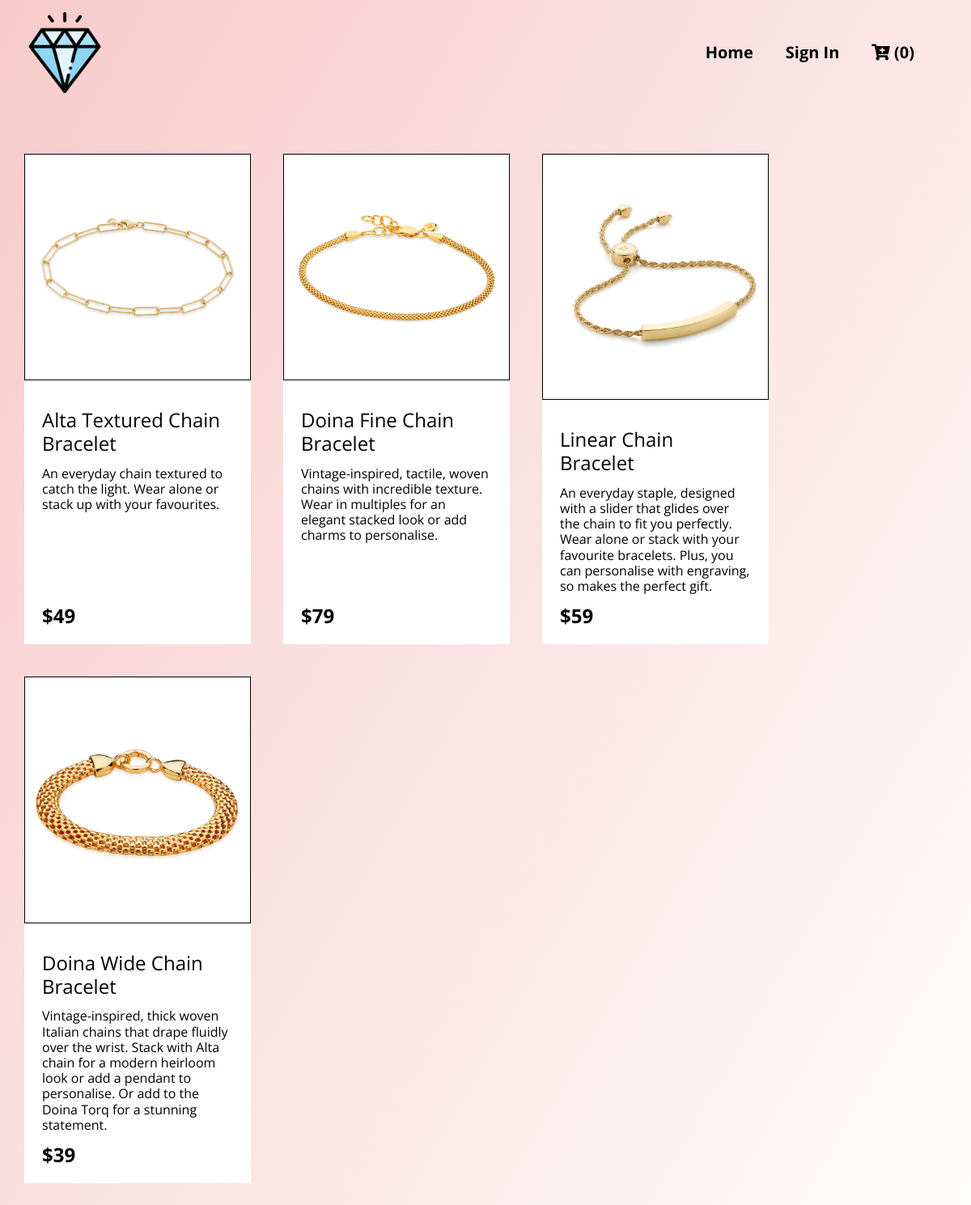
The app's page /bracelets.php with its own data.
### tables this page shows
CREATE TABLE `products` (
  `id` int(13) NOT NULL,
  `Name` varchar(50) NOT NULL,
  `Category_id` int(5) NOT NULL,
  `Price` int(5) NOT NULL,
  `Color_id` int(5) NOT NULL,
  `Image` varchar(255) NOT NULL,
  `Description` varchar(255) NOT NULL
);

### bracelets.php (the view, shortened to what this page needs)
<?php include 'head.php';?>
<body>
	<div class="main">
		<?php include 'header.php';?>
		<div class="shell">
			<div class="products">
				<ul>
					<?php
						include 'php/database_connect.php';
						$result = mysqli_query($databaseConnect, "SELECT * FROM products WHERE Category_id=3");
							while ($row = mysqli_fetch_array($result)) {
								echo '
									<li>
										<div class="product">
											<div class="product__image">
												<img src="' . $row["Image"] . '" alt="">
											</div>
											<div class="product__body">
												<h2 class="product__title">' . $row["Name"] . '</h2>
												<p>' . $row["Description"] . '</p>
												<span>$' . $row["Price"] . '</span>
											</div>
											<a href="product.php?product=' . $row["id"] . '"></a>
										</div>
									</li>
								';
							}
					?>
				</ul>
			</div>
		</div>
	</div>
</body>
</html>

### assets/style.css (style rules this page uses)
html, body, div, span, applet, object, iframe, h1, h2, h3, h4, h5, h6, p, blockquote, pre, a, abbr, acronym, address, big, cite, code, del, dfn, em, img, ins, kbd, q, s, samp, small, strike, strong, sub, sup, tt, var, b, u, i, center, dl, dt, dd, ol, ul, li, fieldset, form, label, legend, table, caption, tbody, tfoot, thead, tr, th, td, article, aside, canvas, details, embed, figure, figcaption, footer, header, hgroup, menu, nav, output, ruby, section, summary, time, mark, audio, video { margin: 0; padding: 0; border: 0; font-size: 100%; font: inherit; vertical-align: baseline; }
* { padding: 0; margin: 0; outline: 0; box-sizing: border-box; }
*:before, *:after { box-sizing: inherit; }
img, iframe, video, audio, object { max-width: 100%; }
img, iframe { border: 0 none; }
img { height: auto; display: inline-block; vertical-align: middle; }
body { line-height: 1.2; font-family: 'Open Sans', sans-serif; color: #000; }
a { color: inherit; text-decoration: none; }
ol, ul { list-style: none; }
.main { position: relative; min-height: 100vh; background-image: linear-gradient(120deg, #F7CBCA, #fff); padding: 150px 0; }
.shell { max-width: 1300px; width: 100%; padding: 0 30px; margin: auto; }
.products { margin: 40px 0; }
.products ul { list-style-type: none; display: flex; flex-wrap: wrap; margin: 0 -20px; }
.products ul li { flex: 0 0 25%; padding: 0 20px; margin-bottom: 40px; }
.product { height: 100%; display: flex; flex-direction: column; position: relative; transition: transform .4s; }
.product .product__image { width: 280px; flex: 0 0 280px; border: 1px solid #000; }
.product .product__image img { width: 100%; height: 100%; object-fit: cover; }
.product .product__body { position: relative; padding: 22px; background-color: #fff; height: 100%; }
.product .product__title { font-size: 24px; margin-top: 13px; margin-bottom: 13px; }
.product p { margin-bottom: 40px; }
.product span { position: absolute; bottom: 20px; font-weight: 700; font-size: 24px; }
.product a { position: absolute; top: 0; left: 0; right: 0; bottom: 0; }

### records on screen
products: Image (picture), Name "Alta Textured Chain Bracelet", Description "An everyday chain textured to catch the light. Wear alone or stack up with your favourites.", Price "49"
products: Image (picture), Name "Doina Fine Chain Bracelet", Description "Vintage-inspired, tactile, woven chains with incredible texture. Wear in multiples for an elegant stacked look or add charms to personalise.", Price "79"
products: Image (picture), Name "Linear Chain Bracelet", Description "An everyday staple, designed with a slider that glides over the chain to fit you perfectly. Wear alone or stack with your favourite bracelets. Plus, you can personalise with engraving, so makes the perfect gift.", Price "59"
products: Image (picture), Name "Doina Wide Chain Bracelet", Description "Vintage-inspired, thick woven Italian chains that drape fluidly over the wrist. Stack with Alta chain for a modern heirloom look or add a pendant to personalise. Or add to the Doina Torq for a stunning statement.", Price "39"
